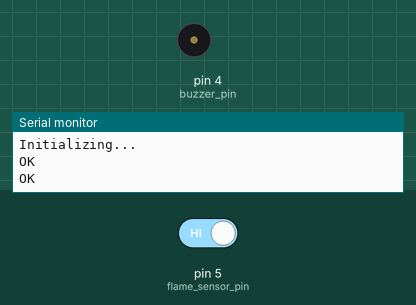
Bench run of a sketch on a simulated Arduino Uno, built with avr-gcc and run on an emulated ATmega328P. Shown: buzzer (waves = sounding, pin HIGH), the last lines printed to the serial monitor. Inputs (shaded band) come from the test bench; at power-on: pin 5 (flame_sensor_pin) HIGH. The modem accepts every AT command (registered, SIM ready, sends succeed) and sends nothing else.

Above: at 3.2 s.
3.3 s: pin 5 (flame_sensor_pin) driven LOW
At 4.3 s:
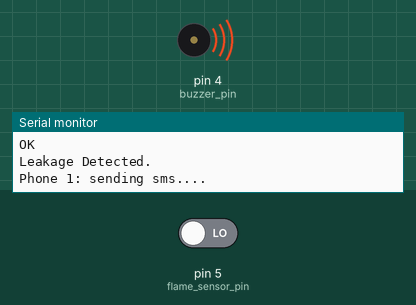
Timing chart, 0 to 6.3 s (numbered marks = the images above; inputs shaded):
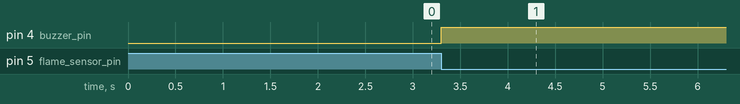

The sketch:

code.ino
```cpp
#include <SoftwareSerial.h>

//MMMMMMMMMMMMMMMMMMMMMMMMMMMMMMMMMMMMMMMMMMMMMMMMMMMMMMMMMMMMMMMMMM
//Alarm reciever's phone number with country code
const String PHONE_1 = "+8801765998490";
const String PHONE_2 = ""; //optional
const String PHONE_3 = ""; //optional
//MMMMMMMMMMMMMMMMMMMMMMMMMMMMMMMMMMMMMMMMMMMMMMMMMMMMMMMMMMMMMMMMMM

//MMMMMMMMMMMMMMMMMMMMMMMMMMMMMMMMMMMMMMMMMMMMMMMMMMMMMMMMMMMMMMMMMM
#define rxPin 3
#define txPin 2
SoftwareSerial sim800L(rxPin,txPin);
//MMMMMMMMMMMMMMMMMMMMMMMMMMMMMMMMMMMMMMMMMMMMMMMMMMMMMMMMMMMMMMMMMM

//MMMMMMMMMMMMMMMMMMMMMMMMMMMMMMMMMMMMMMMMMMMMMMMMMMMMMMMMMMMMMMMMMM
#define flame_sensor_pin 5
//fire_flag = 0 means no fire detected
boolean fire_flag = 0;
//MMMMMMMMMMMMMMMMMMMMMMMMMMMMMMMMMMMMMMMMMMMMMMMMMMMMMMMMMMMMMMMMMM

//MMMMMMMMMMMMMMMMMMMMMMMMMMMMMMMMMMMMMMMMMMMMMMMMMMMMMMMMMMMMMMMMMM
#define buzzer_pin 4
//MMMMMMMMMMMMMMMMMMMMMMMMMMMMMMMMMMMMMMMMMMMMMMMMMMMMMMMMMMMMMMMMMM

#define motor_pin_1 6
#define motor_pin_2 7

void setup()
{
  //-----------------------------------------------------------------------------------
  //Begin serial communication: Arduino IDE (Serial Monitor)
  Serial.begin(115200);

  //-----------------------------------------------------------------------------------
  //Begin serial communication: SIM800L
  sim800L.begin(9600);

  //-----------------------------------------------------------------------------------
  pinMode(flame_sensor_pin, INPUT);

  //-----------------------------------------------------------------------------------
  pinMode(buzzer_pin, OUTPUT);
  digitalWrite(buzzer_pin,LOW);

  //----------------------------------------------------------------------------------
  Serial.println("Initializing...");
  //Once the handshake test is successful, it will back to OK
  sim800L.println("AT");
  delay(1000);
  sim800L.println("AT+CMGF=1");
  delay(1000);
  //-----------------------------------------------------------------------------------
}

void loop()
{
  while(sim800L.available()){
  Serial.println(sim800L.readString());
  }

  int flame_value = digitalRead(flame_sensor_pin);

  //MMMMMMMMMMMMMMMMMMMMMMMMMMMMMMMMMMMMMMMMMMMMMMMMMMMMMMMMMMMMMMMMMM
  //The fire is detected, trigger Alarm and send sms
  if(flame_value == LOW)
  {
    digitalWrite(buzzer_pin,HIGH);
    digitalWrite(motor_pin_1, HIGH);
    digitalWrite(motor_pin_2,LOW);
    //----------------------------------------------------------------
    if(fire_flag == 0)
    {
      Serial.println("Leakage Detected.");
      fire_flag == 1;
      send_multi_sms();
      make_multi_call();
    }
    //----------------------------------------------------------------
  }
  //MMMMMMMMMMMMMMMMMMMMMMMMMMMMMMMMMMMMMMMMMMMMMMMMMMMMMMMMMMMMMMMMMM
  //No fire is detected, turn OFF Alarm
  else
  {
    digitalWrite(buzzer_pin,LOW);
    digitalWrite(motor_pin_1, HIGH);
    digitalWrite(motor_pin_2, HIGH);

    fire_flag = 0;
  }
  //MMMMMMMMMMMMMMMMMMMMMMMMMMMMMMMMMMMMMMMMMMMMMMMMMMMMMMMMMMMMMMMMMM
}

//NNNNNNNNNNNNNNNNNNNNNNNNNNNNNNNNNNNNNNNNNNNNNNNNNNNNNNNNNNNNNNNNNNNNN
void send_multi_sms()
{
  if(PHONE_1 != ""){
    Serial.print("Phone 1: ");
    send_sms("Leakage is Detected", PHONE_1);
  }
  if(PHONE_2 != ""){
    Serial.print("Phone 2: ");
    send_sms("Leakage is Detected", PHONE_2);
  }
  if(PHONE_3 != ""){
    Serial.print("Phone 3: ");
    send_sms("Leakage is Detected", PHONE_3);
  }
}
//NNNNNNNNNNNNNNNNNNNNNNNNNNNNNNNNNNNNNNNNNNNNNNNNNNNNNNNNNNNNNNNNNNNNN

//NNNNNNNNNNNNNNNNNNNNNNNNNNNNNNNNNNNNNNNNNNNNNNNNNNNNNNNNNNNNNNNNNNNNN
void make_multi_call()
{
  if(PHONE_1 != ""){
    Serial.print("Phone 1: ");
    make_call(PHONE_1);
  }
  if(PHONE_2 != ""){
    Serial.print("Phone 2: ");
    make_call(PHONE_2);
  }
  if(PHONE_3 != ""){
    Serial.print("Phone 3: ");
    make_call(PHONE_3);
  }
}
//NNNNNNNNNNNNNNNNNNNNNNNNNNNNNNNNNNNNNNNNNNNNNNNNNNNNNNNNNNNNNNNNNNNNN

//NNNNNNNNNNNNNNNNNNNNNNNNNNNNNNNNNNNNNNNNNNNNNNNNNNNNNNNNNNNNNNNNNNNNN
void send_sms(String text, String phone)
{
    Serial.println("sending sms....");
    delay(50);
    sim800L.print("AT+CMGF=1\r");
    delay(1000);
    sim800L.print("AT+CMGS=\""+phone+"\"\r");
    delay(1000);
    sim800L.print(text);
    delay(100);
    sim800L.write(0x1A); //ascii code for ctrl-26 //Serial2.println((char)26); //ascii code for ctrl-26
    delay(5000);
}
//NNNNNNNNNNNNNNNNNNNNNNNNNNNNNNNNNNNNNNNNNNNNNNNNNNNNNNNNNNNNNNNNNNNNN

//NNNNNNNNNNNNNNNNNNNNNNNNNNNNNNNNNNNNNNNNNNNNNNNNNNNNNNNNNNNNNNNNNNNNN
void make_call(String phone)
{
    Serial.println("calling....");
    sim800L.println("ATD"+phone+";");
    delay(20000); //20 sec delay
    sim800L.println("ATH");
    delay(1000); //1 sec delay
}
```

Measured:
- after the input at 3.3 s, pin 4 (buzzer_pin): LOW → HIGH at once
